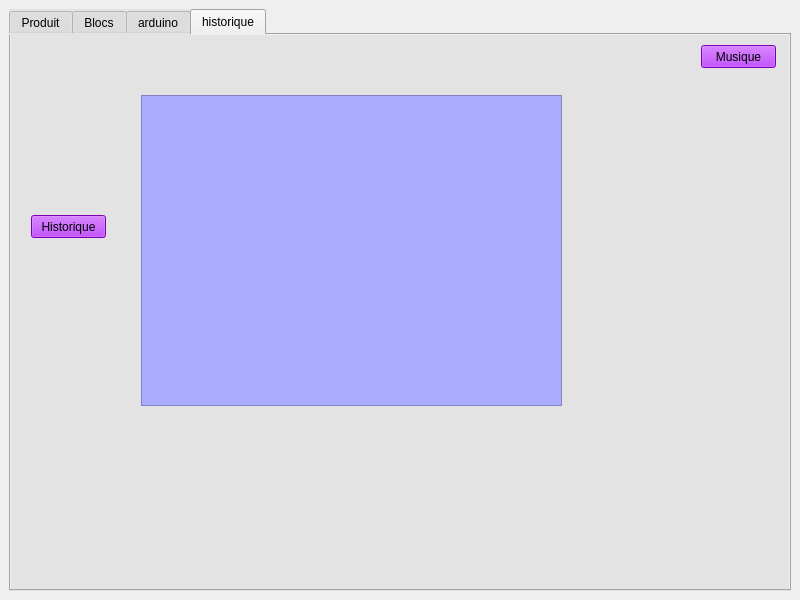
<?xml version="1.0" encoding="UTF-8"?>
<ui version="4.0">
 <class>MainWindow</class>
 <widget class="QMainWindow" name="MainWindow">
  <property name="geometry">
   <rect>
    <x>0</x>
    <y>0</y>
    <width>800</width>
    <height>600</height>
   </rect>
  </property>
  <property name="windowTitle">
   <string>MainWindow</string>
  </property>
  <widget class="QWidget" name="centralwidget">
   <layout class="QHBoxLayout" name="horizontalLayout">
    <item>
     <widget class="QTabWidget" name="GestionStock">
      <property name="styleSheet">
       <string notr="true">background-color: rgb(227, 227, 227);</string>
      </property>
      <property name="currentIndex">
       <number>3</number>
      </property>
      <widget class="QWidget" name="tab">
       <attribute name="title">
        <string>Produit</string>
       </attribute>
       <layout class="QHBoxLayout" name="horizontalLayout_3">
        <item>
         <layout class="QVBoxLayout" name="verticalLayout_5">
          <item>
           <widget class="QGroupBox" name="groupBox">
            <property name="styleSheet">
             <string notr="true">font: 75 10pt &quot;Myanmar Text&quot;;

color: rgb(0, 0, 0);

</string>
            </property>
            <property name="title">
             <string>Ajout</string>
            </property>
            <layout class="QVBoxLayout" name="verticalLayout_7">
             <item>
              <spacer name="horizontalSpacer_3">
               <property name="orientation">
                <enum>Qt::Horizontal</enum>
               </property>
               <property name="sizeHint" stdset="0">
                <size>
                 <width>40</width>
                 <height>20</height>
                </size>
               </property>
              </spacer>
             </item>
             <item>
              <spacer name="horizontalSpacer_2">
               <property name="orientation">
                <enum>Qt::Horizontal</enum>
               </property>
               <property name="sizeHint" stdset="0">
                <size>
                 <width>40</width>
                 <height>20</height>
                </size>
               </property>
              </spacer>
             </item>
             <item>
              <layout class="QVBoxLayout" name="verticalLayout_6">
               <item>
                <layout class="QFormLayout" name="formLayout_3">
                 <item row="0" column="0">
                  <widget class="QLabel" name="label_2">
                   <property name="styleSheet">
                    <string notr="true">background-color: rgb(170, 170, 255);</string>
                   </property>
                   <property name="text">
                    <string>ID        </string>
                   </property>
                  </widget>
                 </item>
                 <item row="0" column="1">
                  <widget class="QLineEdit" name="id">
                   <property name="styleSheet">
                    <string notr="true">color: rgb(255, 85,0);
background-color: rgb(255, 255, 255);</string>
                   </property>
                  </widget>
                 </item>
                 <item row="1" column="0">
                  <widget class="QLabel" name="label_6">
                   <property name="styleSheet">
                    <string notr="true">background-color: rgb(170, 170, 255);</string>
                   </property>
                   <property name="text">
                    <string>Type    </string>
                   </property>
                  </widget>
                 </item>
                 <item row="1" column="1">
                  <widget class="QLineEdit" name="type">
                   <property name="styleSheet">
                    <string notr="true">background-color: rgb(255, 255, 255);
color: rgb(255, 85, 0);</string>
                   </property>
                  </widget>
                 </item>
                 <item row="2" column="0">
                  <widget class="QLabel" name="label_5">
                   <property name="styleSheet">
                    <string notr="true">background-color: rgb(170, 170, 255);</string>
                   </property>
                   <property name="text">
                    <string>Nom    </string>
                   </property>
                  </widget>
                 </item>
                 <item row="2" column="1">
                  <widget class="QLineEdit" name="nom">
                   <property name="styleSheet">
                    <string notr="true">background-color: rgb(255, 255, 255);
color: rgb(255, 85, 0);</string>
                   </property>
                  </widget>
                 </item>
                 <item row="3" column="0">
                  <widget class="QLabel" name="label">
                   <property name="styleSheet">
                    <string notr="true">background-color: rgb(170, 170, 255);</string>
                   </property>
                   <property name="text">
                    <string>Marque</string>
                   </property>
                  </widget>
                 </item>
                 <item row="4" column="0">
                  <widget class="QLabel" name="label_3">
                   <property name="styleSheet">
                    <string notr="true">background-color: rgb(170, 170, 255);</string>
                   </property>
                   <property name="text">
                    <string>Prix      </string>
                   </property>
                  </widget>
                 </item>
                 <item row="4" column="1">
                  <widget class="QLineEdit" name="prix">
                   <property name="styleSheet">
                    <string notr="true">background-color: rgb(255, 255, 255);
color: rgb(255, 85, 0);</string>
                   </property>
                  </widget>
                 </item>
                 <item row="3" column="1">
                  <widget class="QLineEdit" name="marque">
                   <property name="styleSheet">
                    <string notr="true">background-color: rgb(255, 255, 255);
color: rgb(255, 85, 0);</string>
                   </property>
                  </widget>
                 </item>
                </layout>
               </item>
              </layout>
             </item>
             <item>
              <spacer name="verticalSpacer">
               <property name="orientation">
                <enum>Qt::Vertical</enum>
               </property>
               <property name="sizeHint" stdset="0">
                <size>
                 <width>20</width>
                 <height>40</height>
                </size>
               </property>
              </spacer>
             </item>
             <item>
              <layout class="QHBoxLayout" name="horizontalLayout_7">
               <item>
                <spacer name="horizontalSpacer_4">
                 <property name="orientation">
                  <enum>Qt::Horizontal</enum>
                 </property>
                 <property name="sizeHint" stdset="0">
                  <size>
                   <width>40</width>
                   <height>20</height>
                  </size>
                 </property>
                </spacer>
               </item>
               <item>
                <widget class="QPushButton" name="pb_ajouter">
                 <property name="styleSheet">
                  <string notr="true">font: 75 10pt &quot;Myanmar Text&quot;;
color: rgb(0, 0, 0);
background-color: rgb(170, 0, 255);</string>
                 </property>
                 <property name="text">
                  <string>Ajouter</string>
                 </property>
                </widget>
               </item>
               <item>
                <widget class="QPushButton" name="reset_produit">
                 <property name="styleSheet">
                  <string notr="true">font: 75 10pt &quot;Myanmar Text&quot;;
color: rgb(0, 0, 0);
background-color: rgb(170, 0, 255);</string>
                 </property>
                 <property name="text">
                  <string>Reset</string>
                 </property>
                </widget>
               </item>
              </layout>
             </item>
            </layout>
           </widget>
          </item>
         </layout>
        </item>
        <item>
         <layout class="QVBoxLayout" name="verticalLayout_2">
          <item>
           <widget class="QGroupBox" name="groupBox_2">
            <property name="styleSheet">
             <string notr="true">font: 75 10pt &quot;Myanmar Text&quot;;
color: rgb(0, 0, 0);
</string>
            </property>
            <property name="title">
             <string>Affichage</string>
            </property>
            <layout class="QVBoxLayout" name="verticalLayout_10">
             <item>
              <layout class="QVBoxLayout" name="verticalLayout_13">
               <item>
                <widget class="QLabel" name="label_7">
                 <property name="styleSheet">
                  <string notr="true">font: 75 10pt &quot;Myanmar Text&quot;;


</string>
                 </property>
                 <property name="text">
                  <string>Recherche</string>
                 </property>
                </widget>
               </item>
               <item>
                <layout class="QHBoxLayout" name="horizontalLayout_2">
                 <item>
                  <layout class="QVBoxLayout" name="verticalLayout_8">
                   <item>
                    <layout class="QHBoxLayout" name="horizontalLayout_5">
                     <item>
                      <widget class="QCheckBox" name="checkBox_nom">
                       <property name="styleSheet">
                        <string notr="true">background-color: rgb(170, 170, 255);</string>
                       </property>
                       <property name="text">
                        <string>Nom</string>
                       </property>
                      </widget>
                     </item>
                     <item>
                      <widget class="QCheckBox" name="checkBox_type">
                       <property name="styleSheet">
                        <string notr="true">background-color: rgb(170, 170, 255);</string>
                       </property>
                       <property name="text">
                        <string>Type</string>
                       </property>
                      </widget>
                     </item>
                     <item>
                      <widget class="QCheckBox" name="checkBox_marque">
                       <property name="styleSheet">
                        <string notr="true">background-color: rgb(170, 170, 255);</string>
                       </property>
                       <property name="text">
                        <string>Marque</string>
                       </property>
                      </widget>
                     </item>
                    </layout>
                   </item>
                   <item>
                    <layout class="QVBoxLayout" name="verticalLayout_9">
                     <item>
                      <layout class="QFormLayout" name="formLayout">
                       <item row="0" column="0">
                        <widget class="QLabel" name="label_4">
                         <property name="text">
                          <string>Nom</string>
                         </property>
                        </widget>
                       </item>
                       <item row="1" column="0">
                        <widget class="QLabel" name="label_9">
                         <property name="text">
                          <string>Type</string>
                         </property>
                        </widget>
                       </item>
                       <item row="2" column="0">
                        <widget class="QLabel" name="label_10">
                         <property name="text">
                          <string>Marque</string>
                         </property>
                        </widget>
                       </item>
                       <item row="0" column="1">
                        <widget class="QLineEdit" name="rech_nom">
                         <property name="styleSheet">
                          <string notr="true">background-color: rgb(255, 255, 255);
color: rgb(255, 85, 0);</string>
                         </property>
                        </widget>
                       </item>
                       <item row="1" column="1">
                        <widget class="QLineEdit" name="rech_type">
                         <property name="styleSheet">
                          <string notr="true">background-color: rgb(255, 255, 255);
color: rgb(255, 85, 0);</string>
                         </property>
                        </widget>
                       </item>
                       <item row="2" column="1">
                        <widget class="QLineEdit" name="rech_marque">
                         <property name="styleSheet">
                          <string notr="true">background-color: rgb(255, 255, 255);
color: rgb(255, 85, 0);</string>
                         </property>
                        </widget>
                       </item>
                      </layout>
                     </item>
                    </layout>
                   </item>
                  </layout>
                 </item>
                 <item>
                  <layout class="QVBoxLayout" name="verticalLayout_11">
                   <item>
                    <widget class="QPushButton" name="rechercher_produit">
                     <property name="styleSheet">
                      <string notr="true">font: 75 10pt &quot;Myanmar Text&quot;;
color: rgb(0, 0, 0);
background-color: rgb(170, 0, 255);</string>
                     </property>
                     <property name="text">
                      <string>Rechercher</string>
                     </property>
                    </widget>
                   </item>
                   <item>
                    <widget class="QPushButton" name="Reafficher">
                     <property name="styleSheet">
                      <string notr="true">font: 75 10pt &quot;Myanmar Text&quot;;
color: rgb(0, 0, 0);
background-color: rgb(170, 0, 255);</string>
                     </property>
                     <property name="text">
                      <string>Reafficher</string>
                     </property>
                    </widget>
                   </item>
                  </layout>
                 </item>
                </layout>
               </item>
               <item>
                <widget class="QTableView" name="tab_produit">
                 <property name="styleSheet">
                  <string notr="true">font: 75 10pt &quot;Myanmar Text&quot;;
color: rgb(0, 0, 0);
background-color: rgb(170, 170, 255);</string>
                 </property>
                </widget>
               </item>
               <item>
                <layout class="QHBoxLayout" name="horizontalLayout_26">
                 <item>
                  <widget class="QPushButton" name="pushButton_2">
                   <property name="styleSheet">
                    <string notr="true">font: 75 10pt &quot;Myanmar Text&quot;;
color: rgb(0, 0, 0);
background-color: rgb(170, 0, 255);</string>
                   </property>
                   <property name="text">
                    <string>telecharger PDF</string>
                   </property>
                  </widget>
                 </item>
                 <item>
                  <widget class="QPushButton" name="pushButton_4">
                   <property name="styleSheet">
                    <string notr="true">font: 75 10pt &quot;Myanmar Text&quot;;
color: rgb(0, 0, 0);
background-color: rgb(170, 0, 255);</string>
                   </property>
                   <property name="text">
                    <string>Musique</string>
                   </property>
                  </widget>
                 </item>
                 <item>
                  <widget class="QPushButton" name="pushButton_3">
                   <property name="styleSheet">
                    <string notr="true">font: 75 10pt &quot;Myanmar Text&quot;;
color: rgb(0, 0, 0);
background-color: rgb(170, 0, 255);</string>
                   </property>
                   <property name="text">
                    <string>imprimer</string>
                   </property>
                  </widget>
                 </item>
                 <item>
                  <widget class="QPushButton" name="Modifier_P">
                   <property name="styleSheet">
                    <string notr="true">font: 75 10pt &quot;Myanmar Text&quot;;
color: rgb(0, 0, 0);
background-color: rgb(170, 0, 255);</string>
                   </property>
                   <property name="text">
                    <string>Modifier</string>
                   </property>
                   <property name="checkable">
                    <bool>true</bool>
                   </property>
                  </widget>
                 </item>
                 <item>
                  <widget class="QPushButton" name="supprimer_P">
                   <property name="styleSheet">
                    <string notr="true">font: 75 10pt &quot;Myanmar Text&quot;;
color: rgb(0, 0, 0);
background-color: rgb(170, 0, 255);</string>
                   </property>
                   <property name="text">
                    <string>supprimer</string>
                   </property>
                  </widget>
                 </item>
                </layout>
               </item>
              </layout>
             </item>
            </layout>
           </widget>
          </item>
         </layout>
        </item>
       </layout>
      </widget>
      <widget class="QWidget" name="tab_2">
       <attribute name="title">
        <string>Blocs</string>
       </attribute>
       <layout class="QHBoxLayout" name="horizontalLayout_9">
        <item>
         <layout class="QVBoxLayout" name="verticalLayout_16">
          <item>
           <widget class="QGroupBox" name="groupBox_3">
            <property name="styleSheet">
             <string notr="true">font: 75 10pt &quot;Myanmar Text&quot;;
</string>
            </property>
            <property name="title">
             <string>Ajout</string>
            </property>
            <layout class="QVBoxLayout" name="verticalLayout_25">
             <item>
              <spacer name="horizontalSpacer_6">
               <property name="orientation">
                <enum>Qt::Horizontal</enum>
               </property>
               <property name="sizeHint" stdset="0">
                <size>
                 <width>40</width>
                 <height>20</height>
                </size>
               </property>
              </spacer>
             </item>
             <item>
              <spacer name="horizontalSpacer_5">
               <property name="orientation">
                <enum>Qt::Horizontal</enum>
               </property>
               <property name="sizeHint" stdset="0">
                <size>
                 <width>40</width>
                 <height>20</height>
                </size>
               </property>
              </spacer>
             </item>
             <item>
              <layout class="QVBoxLayout" name="verticalLayout_22">
               <item>
                <layout class="QFormLayout" name="formLayout_4">
                 <item row="0" column="0">
                  <widget class="QLabel" name="label_8">
                   <property name="styleSheet">
                    <string notr="true">background-color: rgb(170, 170, 255);</string>
                   </property>
                   <property name="text">
                    <string>Idblocs</string>
                   </property>
                  </widget>
                 </item>
                 <item row="0" column="1">
                  <widget class="QLineEdit" name="idblocs">
                   <property name="styleSheet">
                    <string notr="true">background-color: rgb(255, 255, 255);
color: rgb(170, 0, 255);</string>
                   </property>
                  </widget>
                 </item>
                 <item row="1" column="0">
                  <widget class="QLabel" name="label_11">
                   <property name="styleSheet">
                    <string notr="true">background-color: rgb(170, 170, 255);</string>
                   </property>
                   <property name="text">
                    <string>numb  </string>
                   </property>
                  </widget>
                 </item>
                 <item row="1" column="1">
                  <widget class="QLineEdit" name="numb">
                   <property name="styleSheet">
                    <string notr="true">background-color: rgb(255,255, 255);
color: rgb(170, 0, 255);</string>
                   </property>
                  </widget>
                 </item>
                 <item row="2" column="0">
                  <widget class="QLabel" name="label_12">
                   <property name="styleSheet">
                    <string notr="true">background-color: rgb(170, 170, 255);</string>
                   </property>
                   <property name="text">
                    <string>etat     </string>
                   </property>
                  </widget>
                 </item>
                 <item row="2" column="1">
                  <widget class="QLineEdit" name="etat">
                   <property name="styleSheet">
                    <string notr="true">background-color: rgb(255,255, 255);
color: rgb(170, 0, 255);
</string>
                   </property>
                  </widget>
                 </item>
                </layout>
               </item>
              </layout>
             </item>
             <item>
              <spacer name="verticalSpacer_2">
               <property name="orientation">
                <enum>Qt::Vertical</enum>
               </property>
               <property name="sizeHint" stdset="0">
                <size>
                 <width>20</width>
                 <height>40</height>
                </size>
               </property>
              </spacer>
             </item>
             <item>
              <layout class="QHBoxLayout" name="horizontalLayout_10">
               <item>
                <spacer name="horizontalSpacer_7">
                 <property name="orientation">
                  <enum>Qt::Horizontal</enum>
                 </property>
                 <property name="sizeHint" stdset="0">
                  <size>
                   <width>40</width>
                   <height>20</height>
                  </size>
                 </property>
                </spacer>
               </item>
               <item>
                <widget class="QPushButton" name="pb_ajouter1">
                 <property name="styleSheet">
                  <string notr="true">font: 75 10pt &quot;Myanmar Text&quot;;
color: rgb(0, 0, 0);
background-color: rgb(170, 0, 255);</string>
                 </property>
                 <property name="text">
                  <string>Ajouter</string>
                 </property>
                </widget>
               </item>
               <item>
                <widget class="QPushButton" name="pushButton_6">
                 <property name="styleSheet">
                  <string notr="true">font: 75 10pt &quot;Myanmar Text&quot;;
color: rgb(0, 0, 0);
background-color: rgb(170, 0, 255);</string>
                 </property>
                 <property name="text">
                  <string>Reset</string>
                 </property>
                </widget>
               </item>
              </layout>
             </item>
            </layout>
           </widget>
          </item>
         </layout>
        </item>
        <item>
         <layout class="QVBoxLayout" name="verticalLayout_15">
          <item>
           <widget class="QGroupBox" name="groupBox_4">
            <property name="styleSheet">
             <string notr="true">
font: 75 10pt &quot;Myanmar Text&quot;;
</string>
            </property>
            <property name="title">
             <string>Affichage</string>
            </property>
            <layout class="QHBoxLayout" name="horizontalLayout_23">
             <item>
              <layout class="QVBoxLayout" name="verticalLayout_27">
               <item>
                <widget class="QRadioButton" name="idT">
                 <property name="styleSheet">
                  <string notr="true">background-color: rgb(170, 170, 255);</string>
                 </property>
                 <property name="text">
                  <string>id</string>
                 </property>
                </widget>
               </item>
               <item>
                <widget class="QRadioButton" name="numT">
                 <property name="styleSheet">
                  <string notr="true">background-color: rgb(170, 170, 255);</string>
                 </property>
                 <property name="text">
                  <string>Num</string>
                 </property>
                </widget>
               </item>
               <item>
                <widget class="QRadioButton" name="etatT">
                 <property name="styleSheet">
                  <string notr="true">background-color: rgb(170, 170, 255);</string>
                 </property>
                 <property name="text">
                  <string>Etat</string>
                 </property>
                </widget>
               </item>
               <item>
                <widget class="QRadioButton" name="radioButton">
                 <property name="styleSheet">
                  <string notr="true">background-color: rgb(170, 170, 255);</string>
                 </property>
                 <property name="text">
                  <string>Actualiser</string>
                 </property>
                </widget>
               </item>
               <item>
                <layout class="QHBoxLayout" name="horizontalLayout_8"/>
               </item>
               <item>
                <widget class="QLabel" name="label_15">
                 <property name="text">
                  <string>Recherche</string>
                 </property>
                </widget>
               </item>
               <item>
                <widget class="QLineEdit" name="recherche">
                 <property name="styleSheet">
                  <string notr="true">background-color: rgb(255,255, 255);
color: rgb(170, 0, 255);</string>
                 </property>
                </widget>
               </item>
               <item>
                <widget class="QTableView" name="tab_bloc">
                 <property name="styleSheet">
                  <string notr="true">background-color: rgb(170, 170, 255);
</string>
                 </property>
                </widget>
               </item>
               <item>
                <layout class="QHBoxLayout" name="horizontalLayout_24">
                 <item>
                  <widget class="QPushButton" name="music_bloc">
                   <property name="styleSheet">
                    <string notr="true">font: 75 10pt &quot;Myanmar Text&quot;;
color: rgb(0, 0, 0);
background-color: rgb(170, 0, 255);</string>
                   </property>
                   <property name="text">
                    <string>Musique</string>
                   </property>
                  </widget>
                 </item>
                 <item>
                  <spacer name="horizontalSpacer_8">
                   <property name="orientation">
                    <enum>Qt::Horizontal</enum>
                   </property>
                   <property name="sizeHint" stdset="0">
                    <size>
                     <width>40</width>
                     <height>20</height>
                    </size>
                   </property>
                  </spacer>
                 </item>
                 <item>
                  <widget class="QPushButton" name="Modifier_B">
                   <property name="styleSheet">
                    <string notr="true">font: 75 10pt &quot;Myanmar Text&quot;;
color: rgb(0, 0, 0);
background-color: rgb(170, 0, 255);</string>
                   </property>
                   <property name="text">
                    <string>Modifier</string>
                   </property>
                   <property name="checkable">
                    <bool>true</bool>
                   </property>
                  </widget>
                 </item>
                 <item>
                  <widget class="QPushButton" name="le_stat">
                   <property name="styleSheet">
                    <string notr="true">font: 75 10pt &quot;Myanmar Text&quot;;
color: rgb(0, 0, 0);
background-color: rgb(170, 0, 255);</string>
                   </property>
                   <property name="text">
                    <string>statistique</string>
                   </property>
                  </widget>
                 </item>
                 <item>
                  <widget class="QPushButton" name="supprimer_B">
                   <property name="styleSheet">
                    <string notr="true">font: 75 10pt &quot;Myanmar Text&quot;;
color: rgb(0, 0, 0);
background-color: rgb(170, 0, 255);</string>
                   </property>
                   <property name="text">
                    <string>supprimer</string>
                   </property>
                  </widget>
                 </item>
                </layout>
               </item>
               <item>
                <layout class="QVBoxLayout" name="verticalLayout_26"/>
               </item>
              </layout>
             </item>
            </layout>
           </widget>
          </item>
         </layout>
        </item>
       </layout>
      </widget>
      <widget class="QWidget" name="tab_3">
       <attribute name="title">
        <string>arduino</string>
       </attribute>
       <widget class="QGroupBox" name="groupBox_5">
        <property name="geometry">
         <rect>
          <x>50</x>
          <y>20</y>
          <width>611</width>
          <height>361</height>
         </rect>
        </property>
        <property name="styleSheet">
         <string notr="true">
font: 75 10pt &quot;Myanmar Text&quot;;</string>
        </property>
        <property name="title">
         <string>Arduino</string>
        </property>
        <widget class="QPushButton" name="pushButton">
         <property name="geometry">
          <rect>
           <x>50</x>
           <y>60</y>
           <width>75</width>
           <height>23</height>
          </rect>
         </property>
         <property name="styleSheet">
          <string notr="true">font: 75 10pt &quot;Myanmar Text&quot;;
color: rgb(0, 0, 0);
background-color: rgb(170, 0, 255);</string>
         </property>
         <property name="text">
          <string>suivant</string>
         </property>
        </widget>
        <widget class="QPushButton" name="prec">
         <property name="geometry">
          <rect>
           <x>50</x>
           <y>100</y>
           <width>75</width>
           <height>23</height>
          </rect>
         </property>
         <property name="styleSheet">
          <string notr="true">font: 75 10pt &quot;Myanmar Text&quot;;
color: rgb(0, 0, 0);
background-color: rgb(170, 0, 255);</string>
         </property>
         <property name="text">
          <string>prec</string>
         </property>
        </widget>
        <widget class="QLCDNumber" name="lcd">
         <property name="geometry">
          <rect>
           <x>30</x>
           <y>170</y>
           <width>121</width>
           <height>61</height>
          </rect>
         </property>
         <property name="styleSheet">
          <string notr="true">background-color: rgb(170, 170, 255);</string>
         </property>
        </widget>
        <widget class="QLabel" name="label_13">
         <property name="geometry">
          <rect>
           <x>10</x>
           <y>270</y>
           <width>47</width>
           <height>14</height>
          </rect>
         </property>
         <property name="text">
          <string/>
         </property>
        </widget>
        <widget class="QLineEdit" name="lineEntrer">
         <property name="geometry">
          <rect>
           <x>30</x>
           <y>270</y>
           <width>51</width>
           <height>20</height>
          </rect>
         </property>
         <property name="styleSheet">
          <string notr="true">background-color: rgb(170, 170, 255);</string>
         </property>
         <property name="maxLength">
          <number>4</number>
         </property>
        </widget>
        <widget class="QPushButton" name="entrer">
         <property name="geometry">
          <rect>
           <x>20</x>
           <y>300</y>
           <width>75</width>
           <height>23</height>
          </rect>
         </property>
         <property name="styleSheet">
          <string notr="true">font: 75 10pt &quot;Myanmar Text&quot;;
color: rgb(0, 0, 0);
background-color: rgb(170, 0, 255);</string>
         </property>
         <property name="text">
          <string>entrer</string>
         </property>
        </widget>
       </widget>
       <widget class="QPushButton" name="music_his_2">
        <property name="geometry">
         <rect>
          <x>690</x>
          <y>10</y>
          <width>75</width>
          <height>23</height>
         </rect>
        </property>
        <property name="styleSheet">
         <string notr="true">font: 75 10pt &quot;Myanmar Text&quot;;
color: rgb(0, 0, 0);
background-color: rgb(170, 0, 255);</string>
        </property>
        <property name="text">
         <string>Musique</string>
        </property>
       </widget>
      </widget>
      <widget class="QWidget" name="tab_4">
       <attribute name="title">
        <string>historique</string>
       </attribute>
       <widget class="QTableView" name="tabhis">
        <property name="geometry">
         <rect>
          <x>130</x>
          <y>60</y>
          <width>421</width>
          <height>311</height>
         </rect>
        </property>
        <property name="styleSheet">
         <string notr="true">background-color: rgb(170, 170, 255);</string>
        </property>
       </widget>
       <widget class="QPushButton" name="pushButton_7">
        <property name="geometry">
         <rect>
          <x>20</x>
          <y>180</y>
          <width>75</width>
          <height>23</height>
         </rect>
        </property>
        <property name="styleSheet">
         <string notr="true">font: 75 10pt &quot;Myanmar Text&quot;;
color: rgb(0, 0, 0);
background-color: rgb(170, 0, 255);</string>
        </property>
        <property name="text">
         <string>Historique</string>
        </property>
       </widget>
       <widget class="QPushButton" name="music_his">
        <property name="geometry">
         <rect>
          <x>690</x>
          <y>10</y>
          <width>75</width>
          <height>23</height>
         </rect>
        </property>
        <property name="styleSheet">
         <string notr="true">font: 75 10pt &quot;Myanmar Text&quot;;
color: rgb(0, 0, 0);
background-color: rgb(170, 0, 255);</string>
        </property>
        <property name="text">
         <string>Musique</string>
        </property>
       </widget>
      </widget>
     </widget>
    </item>
   </layout>
  </widget>
 </widget>
 <resources/>
 <connections/>
</ui>
